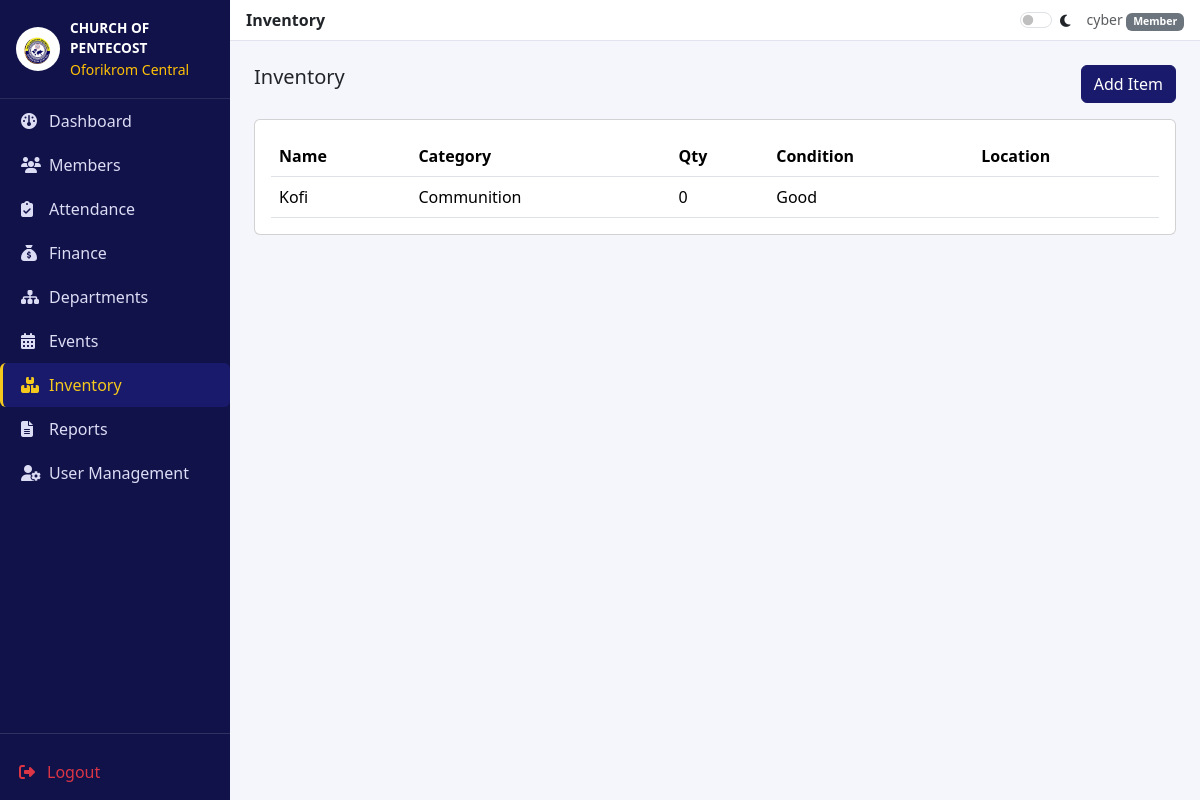
The app's page /inventory/ (signed in) with its own data.
### backend/accounts/models.py (models this page shows, shortened)
class User(AbstractUser):
    class Role(models.TextChoices):
        ADMIN = "ADMIN", "Administrator"
        PASTOR = "PASTOR", "Pastor"
        SECRETARY = "SECRETARY", "Secretary"
        FINANCE_OFFICER = "FINANCE_OFFICER", "Finance Officer"
        MEMBER = "MEMBER", "Member"
    role = models.CharField(max_length=20, choices=Role.choices, default=Role.MEMBER)
    branch = models.ForeignKey(Branch, on_delete=models.SET_NULL, null=True, blank=True, related_name="users")
    phone_number = models.CharField(max_length=20, blank=True)
    profile_photo = models.ImageField(upload_to="profile_photos/", blank=True, null=True)
    dark_mode_enabled = models.BooleanField(default=False)
    def is_admin(self):
        return self.role == self.Role.ADMIN or self.is_superuser

### backend/inventory/models.py (models this page shows, shortened)
class InventoryItem(models.Model):
    class Condition(models.TextChoices):
        NEW = "NEW", "New"
        GOOD = "GOOD", "Good"
        FAIR = "FAIR", "Fair"
        NEEDS_REPAIR = "NEEDS_REPAIR", "Needs Repair"
        DISPOSED = "DISPOSED", "Disposed"
    branch = models.ForeignKey(Branch, on_delete=models.CASCADE, related_name="inventory_items")
    name = models.CharField(max_length=150)
    category = models.CharField(max_length=100, blank=True)
    quantity = models.PositiveIntegerField(default=1)
    condition = models.CharField(max_length=20, choices=Condition.choices, default=Condition.GOOD)
    location = models.CharField(max_length=150, blank=True)
    purchase_date = models.DateField(null=True, blank=True)
    value = models.DecimalField(max_digits=12, decimal_places=2, null=True, blank=True)
    notes = models.TextField(blank=True)
    created_at = models.DateTimeField(auto_now_add=True)
    updated_at = models.DateTimeField(auto_now=True)

### backend/inventory/views.py (the view)
# urls.py: path('', views.item_list, name='list'),
@staff_required
def item_list(request):
    items = InventoryItem.objects.all()
    return render(request, "inventory/item_list.html", {"items": items})

### templates/inventory/item_list.html
{% extends "base/dashboard_base.html" %}
{% block page_title %}Inventory{% endblock %}
{% block content %}
<div class="d-flex justify-content-between mb-3">
  <h5>Inventory</h5>
  <a href="{% url 'inventory:create' %}" class="btn btn-navy">Add Item</a>
</div>
<div class="card p-3">
  <table class="table table-hover mb-0">
    <thead><tr><th>Name</th><th>Category</th><th>Qty</th><th>Condition</th><th>Location</th></tr></thead>
    <tbody>
      {% for i in items %}
      <tr><td>{{ i.name }}</td><td>{{ i.category }}</td><td>{{ i.quantity }}</td><td>{{ i.get_condition_display }}</td><td>{{ i.location }}</td></tr>
      {% empty %}<tr><td colspan="5" class="text-center text-muted">No items yet.</td></tr>{% endfor %}
    </tbody>
  </table>
</div>
{% endblock %}

### templates/base/dashboard_base.html (shortened to what this page needs)
{% load static %}
<!DOCTYPE html>
<html lang="en">
<head>
  <link href="{% static 'vendor/bootstrap/css/bootstrap.min.css' %}" rel="stylesheet">
  <link rel="stylesheet" href="{% static 'vendor/fontawesome/all.min.css' %}">
  <link href="{% static 'css/style.css' %}" rel="stylesheet">
  <link rel="stylesheet" href="https://cdnjs.cloudflare.com/ajax/libs/font-awesome/6.4.0/css/all.min.css">
</head>
<body>
  <div class="d-flex">
    <div class="sidebar d-none d-md-flex flex-column flex-shrink-0">
      <div class="brand d-flex align-items-center">
        <img src="{% static 'images/church_logo.jpg' %}" class="church-logo" alt="Logo">
        <div>
          <div class="fw-bold" style="font-size:.85rem;">CHURCH OF PENTECOST</div>
          <div class="small text-warning">Oforikrom Central</div>
        </div>
      </div>
      <ul class="nav nav-pills flex-column mb-auto">
        <li class="nav-item"><a
            class="nav-link {% if request.resolver_match.namespace == 'dashboard' %}active{% endif %}"
            href="{% url 'dashboard:home' %}"><i class="fa-solid fa-gauge me-2"></i>Dashboard</a></li>
        <li class="nav-item"><a class="nav-link {% if request.resolver_match.namespace == 'members' %}active{% endif %}"
            href="{% url 'members:list' %}"><i class="fa-solid fa-users me-2"></i>Members</a></li>
        <li class="nav-item"><a
            class="nav-link {% if request.resolver_match.namespace == 'attendance' %}active{% endif %}"
            href="{% url 'attendance:list' %}"><i class="fa-solid fa-clipboard-check me-2"></i>Attendance</a></li>
        <li class="nav-item"><a class="nav-link {% if request.resolver_match.namespace == 'finance' %}active{% endif %}"
            href="{% url 'finance:dashboard' %}"><i class="fa-solid fa-sack-dollar me-2"></i>Finance</a></li>
        <li class="nav-item"><a
            class="nav-link {% if request.resolver_match.namespace == 'departments' %}active{% endif %}"
            href="{% url 'departments:list' %}"><i class="fa-solid fa-sitemap me-2"></i>Departments</a></li>
        <li class="nav-item"><a class="nav-link {% if request.resolver_match.namespace == 'events' %}active{% endif %}"
            href="{% url 'events:list' %}"><i class="fa-solid fa-calendar-days me-2"></i>Events</a></li>
        <li class="nav-item"><a
            class="nav-link {% if request.resolver_match.namespace == 'inventory' %}active{% endif %}"
            href="{% url 'inventory:list' %}"><i class="fa-solid fa-boxes-stacked me-2"></i>Inventory</a></li>
        <li class="nav-item"><a class="nav-link {% if request.resolver_match.namespace == 'reports' %}active{% endif %}"
            href="{% url 'reports:center' %}"><i class="fa-solid fa-file-lines me-2"></i>Reports</a></li>
        {% if user.is_admin %}
        <li class="nav-item"><a
            class="nav-link {% if request.resolver_match.url_name == 'manage_users' %}active{% endif %}"
            href="{% url 'accounts:manage_users' %}"><i class="fa-solid fa-user-gear me-2"></i>User Management</a></li>
        {% endif %}
      </ul>
      <hr class="text-white-50">
      <a href="{% url 'accounts:logout' %}" class="nav-link text-danger px-3 pb-3"><i
          class="fa-solid fa-right-from-bracket me-2"></i>Logout</a>
    </div>
    <div class="flex-grow-1">
      <nav class="topbar navbar navbar-expand px-3 py-2">
        <span class="fw-semibold">{% block page_title %}Dashboard{% endblock %}</span>
        <div class="ms-auto d-flex align-items-center gap-3">
          <div class="form-check form-switch mb-0">
            <input class="form-check-input" type="checkbox" id="darkModeToggle">
            <label class="form-check-label small" for="darkModeToggle"><i class="fa-solid fa-moon"></i></label>
          </div>
          <span class="small text-muted">{{ user.get_full_name|default:user.username }} <span
              class="badge bg-secondary">{{ user.get_role_display }}</span></span>
        </div>
      </nav>
      <div class="container-fluid p-4">
        {% block content %}{% endblock %}
      </div>
    </div>
  </div>
</body>
</html>

### static/css/style.css (style rules this page uses)
:root { --cop-navy:#1a1a6c; --cop-navy-dark:#12124a; --cop-gold:#f4c81c; --cop-gold-dark:#d9ad00; --cop-light-bg:#f5f6fb; }
body { background-color: var(--cop-light-bg); font-family:"Segoe UI", Roboto, Arial, sans-serif; }
.church-logo { height:44px; width:44px; border-radius:50%; object-fit:cover; margin-right:10px; }
.btn-navy { background:var(--cop-navy); border-color:var(--cop-navy); color:#fff; }
.sidebar { min-height:100vh; background:var(--cop-navy-dark); color:#fff; width:230px; }
.sidebar .brand { padding:18px 16px; border-bottom:1px solid rgba(255,255,255,.1); }
.sidebar .nav-link { color:#dcdcf5; padding:10px 18px; border-left:3px solid transparent; }
.sidebar .nav-link:hover, .sidebar .nav-link.active { background:var(--cop-navy); color:var(--cop-gold); border-left:3px solid var(--cop-gold); }
.sidebar .nav-link i { width:20px; }
.topbar { background:#fff; border-bottom:1px solid #e3e3ef; }

### records on screen
User: get_full_name "cyber", role "Member"
InventoryItem: name "Kofi", category "Communition", quantity "0", condition "Good"
